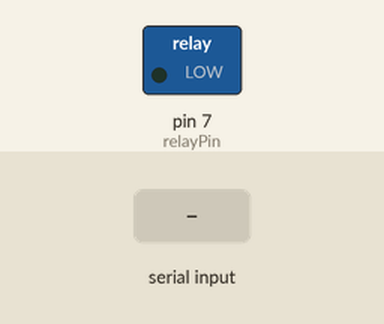
The sketch below on a simulated Arduino Uno, built with avr-gcc and run on an emulated ATmega328P. Parts: switched loads named in the sketch (green lamp = pin HIGH). The test bench sets the inputs (shaded band).

Above: at 1.2 s.
1.3 s: "t" received over Serial
At 1.9 s:
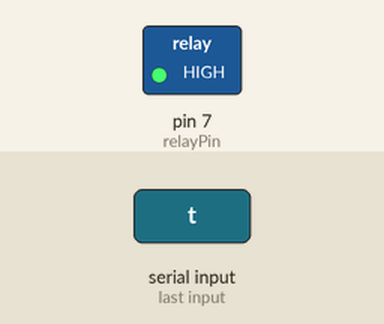
Timing chart, 0 to 4.3 s (numbered marks = the images above; inputs shaded):
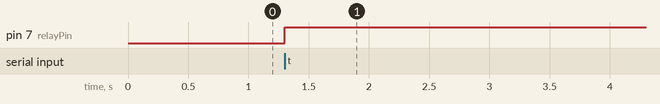

Measured:
- after the input at 1.3 s, pin 7 (relayPin): LOW → HIGH at once

The sketch:

ArduinoCode.ino
```cpp
int relayPin = 7; // Pin where the relay is connected
int state = LOW;  // Initial state of the relay

void setup() {
  pinMode(relayPin, OUTPUT); // Set the relay pin as an output
  digitalWrite(relayPin, state); // Initialize the relay to the initial state
  Serial.begin(9600); // Start the serial communication at 9600 baud rate
}

void loop() {
  if (Serial.available() > 0) { // Check if there is any data available on the serial port
    char command = Serial.read(); // Read the incoming data

    if (command == 't') { // If the command is 't', toggle the relay
      state = !state; // Toggle the state
      digitalWrite(relayPin, state); // Write the new state to the relay pin
    }
  }
}
```
